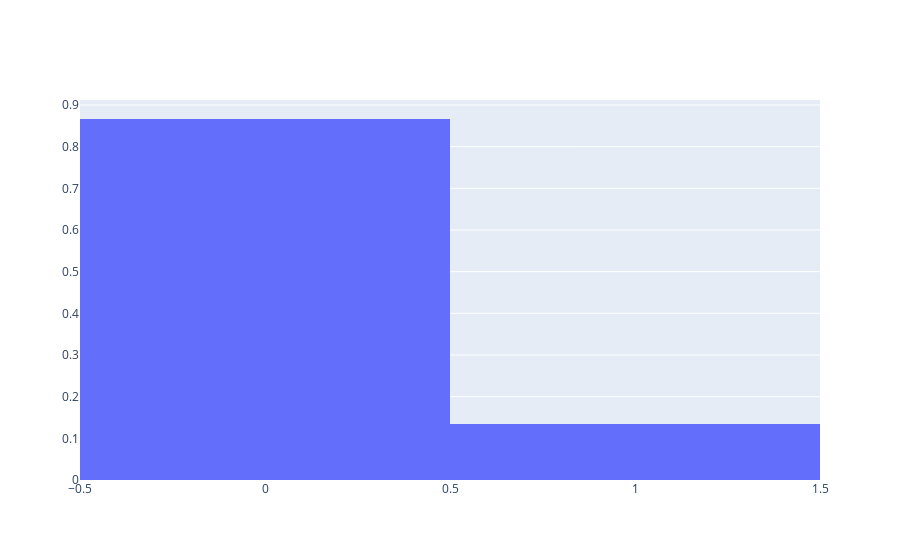

The code cell stored with this chart in its notebook:
### Code cell
#Histogram
fig = go.Figure(data=[go.Histogram(x=Y_label, cumulative_enabled=False, histnorm='probability')])

fig.show()

### Figure 1 — Plotly figure (JSON) as saved in the notebook; plotly's stock layout.template omitted (floating-point values rounded to 4 significant figures; data arrays with more than 128 entries replaced by an {"elided": "..."} marker saying what was removed)
{"data": [{"cumulative": {"enabled": false}, "histnorm": "probability", "type": "histogram", "x": {"elided": "44956 int values"}}], "layout": {}}
